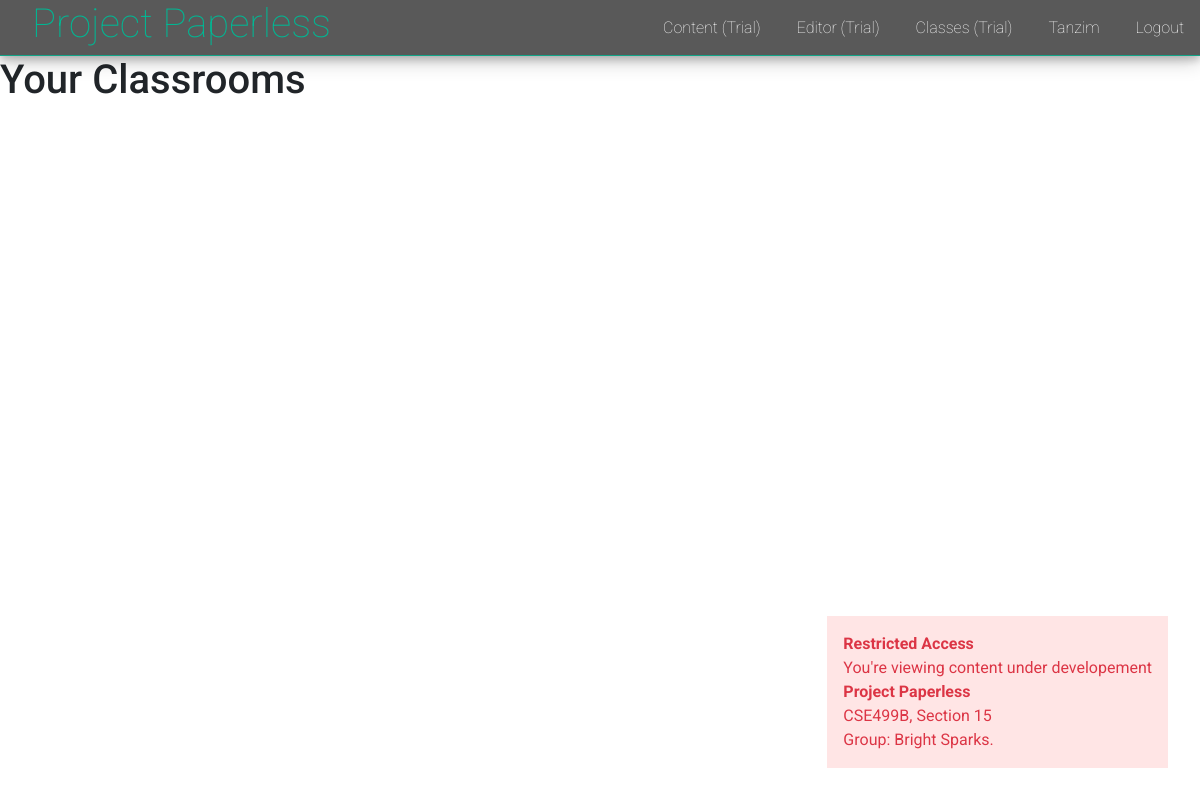
/classroom/ (signed in), run on an earlier commit of the app's database.
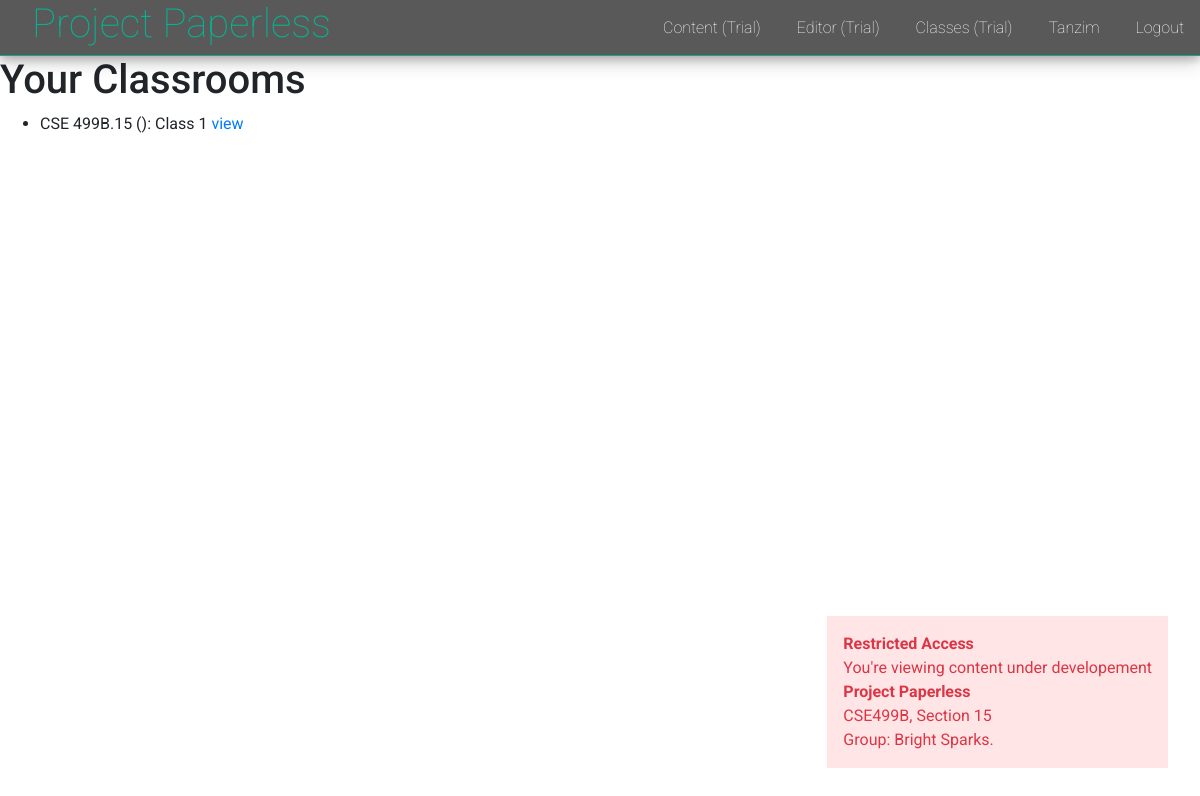
And on a later commit of the database.
### classrooms/models.py (models this page shows)
class Classroom(models.Model):
    id = models.CharField(max_length=128, primary_key=True)
    name = models.CharField(max_length=128)
    semester = models.CharField(max_length=12)
    course_code = models.CharField(max_length=30)
    section = models.IntegerField()
    students = models.ManyToManyField('users.User', related_name='classrooms')
    instructor = models.ForeignKey('users.User', related_name='classroom', on_delete=models.CASCADE)
    class Meta:
        constraints = [
            models.UniqueConstraint(fields=['course_code', 'section', 'semester'], name='unique_classroom')
        ]
    def get_string(self):
        return f'{self.course_code}.{self.section} ({self.semester}): {self.name}'
    def __str__(self):
        return f'{self.id}_{self.name}'

### classrooms/views.py (the view)
# urls.py: path('', index, name='index'),
def index(request):
    classrooms = request.user.classroom.all()
    print(classrooms)
    return render(request, 'classrooms/index.html', {'classrooms': classrooms})

### templates/classrooms/index.html
{% extends 'layout.html' %}
{% block body %}
  <div class="ceiling"></div>
  <h1>Your Classrooms</h1>
  {% for classroom in classrooms %}
    <ul>
      <li>
        {{ classroom.get_string }}
        <a href="{% url 'classrooms:show' classroom.id %}">view</a>
      </li>
    </ul>
  {% endfor %}
{% endblock %}

What changed in the data, as far as the page shows it:
added Classroom: get_string "CSE 499B.15 (): Class 1"
